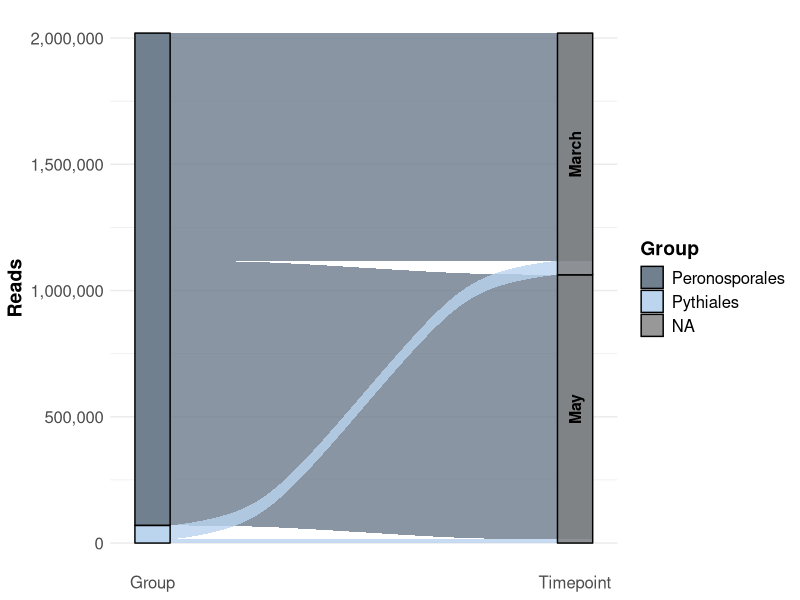
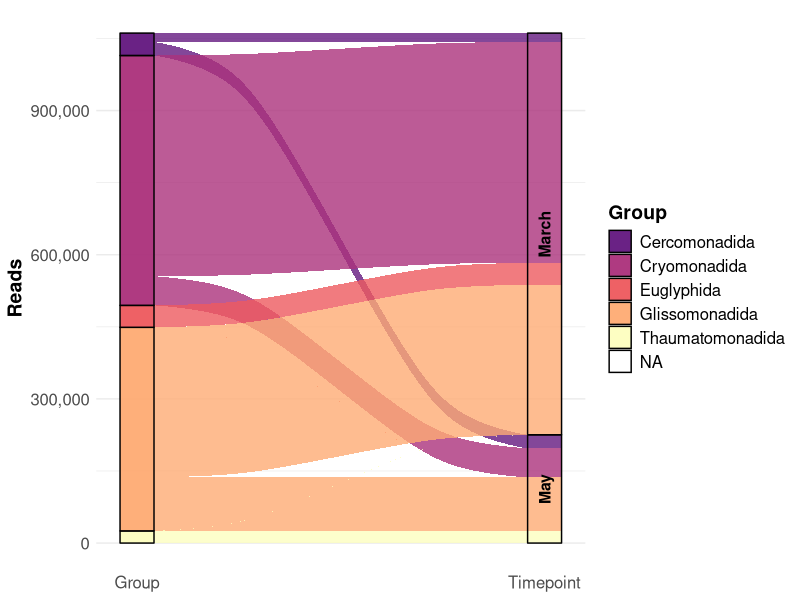
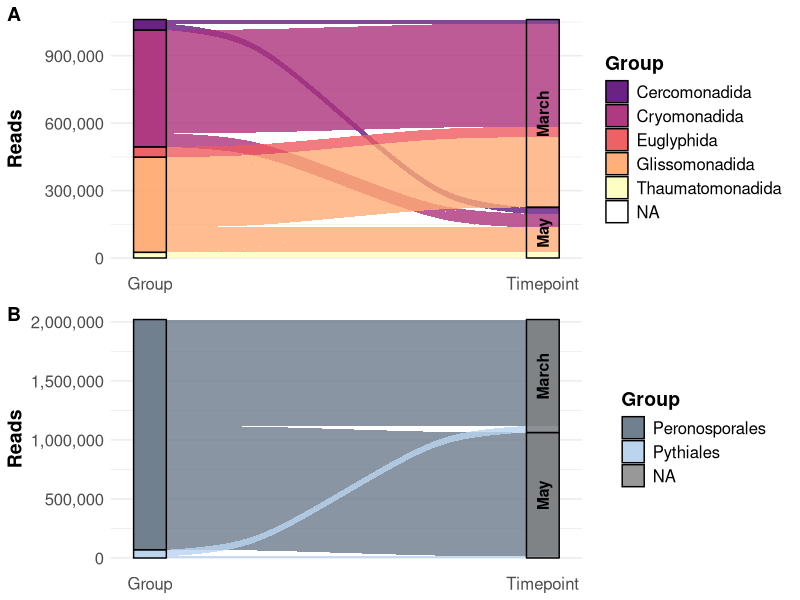

Write the R code that produced these figures, in order.
## ---- chunk 1
knitr::opts_chunk$set(echo = TRUE)
## ---- chunk 2
rm(list = ls())

library(ggplot2)
library(ggpubr)
library(ggalluvial)

OTU_Table = as.data.frame(read.csv("../00_Data/Oomycota/05_Oomycota_OTU_Table_new_min-freq-20617_min-feat-5_transposed_withMetadata.tsv", 
                     header = T, 
                     sep = "\t", 
                     stringsAsFactors = T))
SampleMetadata = OTU_Table[,1:5]
Stratum = SampleMetadata$Stratum
Timepoint = SampleMetadata$Timepoint
OTU_Table = OTU_Table[,6:ncol(OTU_Table)]
species = as.matrix(OTU_Table)

TAX = as.data.frame(read.csv("../00_Data/Oomycota/04_Oomycota_filtered_NCBI-nt_blasted_sorted_BestHit_TaxonomyTable_Oomycetes_sequences_vsearch-ITS1-BestHit_AnnotationRefined_NoPipe.tsv", 
                    header = F, 
                    sep = "\t", 
                    stringsAsFactors = T))

Abundances = colSums(OTU_Table)
TAX = cbind(TAX, Abundances)

colnames(TAX) = c("OTU_Number", "Order", "Family", "Genus", "Species", "Reference", "PercentID", "Abundance")
TAX$OTU_ID = paste0("OTU", TAX$OTU_Number, "_", TAX$Species)
TAX$Class = "Oomycota"

AlluvialData = data.frame("Group" = rep(unique(TAX$Order), 2))
AlluvialData$Timepoint = rep(c("March", "May"), each = 4)

## Remove Albuginales and Order_NoHit because of very low abundance

AlluvialData = AlluvialData[AlluvialData$Group != "Albuginales",]
AlluvialData = AlluvialData[AlluvialData$Group != "Order_NoHit",]

summer = function(a, b){
  sum(species[SampleMetadata$Timepoint == a, TAX$Order == b])
}

AlluvialData$Reads = mapply(summer, AlluvialData$Timepoint, AlluvialData$Group)

g = ggplot(AlluvialData, aes(y = Reads, axis1 = Group, axis2 = Timepoint)) +
  geom_alluvium(aes(fill = Group), width = 1/12, alpha = 0.8) + 
  geom_stratum(aes(fill = Group), alpha = 0.8, 
               width = 1/12, color = "black") +
  #geom_text(stat = "stratum", aes(label = after_stat(stratum)), 
  #           size = 3) +
  geom_text(stat = "stratum", aes(label = Timepoint), angle = 90, fontface = "bold", size = 4) +
  scale_x_discrete(limits = c("Group", "Timepoint"), expand = c(.05, .05)) +
  scale_fill_manual(values = colorRampPalette(c("slategray4", "slategray3", "slategray2"))(length(unique(AlluvialData$Group)))) +
  theme_minimal() + 
  scale_y_continuous(label = scales::comma) +
  theme(axis.text=element_text(size=12), 
        axis.title=element_text(size=14, face = "bold"), 
        legend.text = element_text(size = 12), 
        legend.title = element_text(size = 14, face = "bold"), 
        plot.title = element_text(size = 20, face = "bold", hjust = 0.5), 
        panel.grid.major.x = element_blank())

g
## ---- chunk 3
TAX_cerco = read.csv("../00_Data/Cercozoa/04_Cercozoa_OTU_ContingencyTable_filtered_sequences_NCBI-nt_blasted_sorted_BestHit_TaxonomyTable_Cercozoa_sequences_vsearch-V4-BestHit_AnnotationRefined_noPipe.tsv", 
                    header = F, 
                    sep = "\t", 
                    stringsAsFactors = T)
OTU_Table_cerco = as.data.frame(read.csv("../00_Data/Cercozoa/05_Cercozoa_OTU_Table_min-freq-16922_min-feat-5_transposed_withMetadata.tsv",  
                     header = T, 
                     sep = "\t", 
                     stringsAsFactors = T))

SampleMetadata_Cerco = OTU_Table_cerco[,1:5]
OTU_Table_cerco = OTU_Table_cerco[,6:ncol(OTU_Table_cerco)]
species_cerco = as.matrix(OTU_Table_cerco)

Abundances = colSums(OTU_Table_cerco)
TAX_cerco = cbind(TAX_cerco, Abundances)

colnames(TAX_cerco) = c("OTU_Number", "Order", "Family", "Genus", "Species", "PercentID", "Abundance")
TAX_cerco$OTU_ID = paste0("OTU", TAX_cerco$OTU_Number, "_", TAX_cerco$Species)
TAX_cerco$Class = "Cercozoa"


AlluvialData_cerco = data.frame("Group" = rep(unique(TAX_cerco$Order), 2))
AlluvialData_cerco$Timepoint = rep(c("March", "May"), 
                          each = length(unique(TAX_cerco$Order)))

## Remove Cercozoa_XX and Marimonadida because of low abundance
AlluvialData_cerco = AlluvialData_cerco[AlluvialData_cerco$Group != "Marimonadida",]
AlluvialData_cerco = AlluvialData_cerco[AlluvialData_cerco$Group != "Order_NoHit",]

summer_cerco = function(a, b){
  sum(species_cerco[SampleMetadata_Cerco$Timepoint == a, TAX_cerco$Order == b])
}

AlluvialData_cerco$Reads = mapply(summer_cerco, AlluvialData_cerco$Timepoint, AlluvialData_cerco$Group)

g_cerco = ggplot(AlluvialData_cerco, 
                 aes(y = Reads, axis1 = Group, axis2 = Timepoint)) +
  geom_alluvium(aes(fill = Group), width = 1/12, alpha = 0.8) + 
  geom_stratum(aes(fill = Group), width = 1/12, alpha = 0.8, color = "black") +
  #geom_text(stat = "stratum", aes(label = after_stat(stratum)), 
  #           size = 3) +
  geom_text(stat = "stratum", aes(label = Timepoint), angle = 90, fontface = "bold", size = 4, color = "black") +
  scale_x_discrete(limits = c("Group", "Timepoint"), expand = c(.05, .05)) +
  #scale_fill_manual(values = colorRampPalette(c("indianred4", "#fb6a4a", "#fcae91", "#fee5d9"))(length(unique(AlluvialData_cerco$Group)))) +
  scale_fill_viridis_d(option = "magma", begin = 0.3) +
  theme_minimal() + 
  scale_y_continuous(label = scales::comma) +
  theme(axis.text=element_text(size=12), 
        axis.title=element_text(size=14, face = "bold"), 
        legend.text = element_text(size = 12), 
        legend.title = element_text(size = 14, face = "bold"), 
        plot.title = element_text(size = 20, face = "bold", hjust = 0.5), 
        panel.grid.major.x = element_blank())

g_cerco
## ---- chunk 4
combi = ggarrange(g_cerco, g, 
                  labels = c("A", "B"), 
                  ncol = 1, nrow = 2, 
                  common.legend = F, legend = "right", 
                  align = "v", vjust = 1.5) #%>%
  #annotate_figure(fig.lab = "Figure X", fig.lab.face = "bold", 
  #                fig.lab.size = 18, 
  #                top = text_grob("Non-metric multidimensional scaling", 
  #                                face = "bold", size = 20))

#ggsave("NMDSCombined.tif", plot = combi, 
#       device = "tiff", dpi = 600, width = 28, height = 11, 
#       units = "cm")
ggsave("SankeyCombined.png", plot = combi, 
       device = "png", dpi = 300, width = 17.7, height = 15, 
       units = "cm")
ggsave("SankeyCombined.jpeg", plot = combi, 
       device = "jpeg", dpi = 300, width = 17.7, height = 15, 
       units = "cm")
ggsave("SankeyCombined.pdf", plot = combi, 
       device = "pdf", dpi = 300, width = 17.7, height = 15, 
       units = "cm")
ggsave("SankeyCombined.tiff", plot = combi, 
       device = "tiff", dpi = 300, width = 17.7, height = 15, 
       units = "cm", compression = "lzw")

combi
